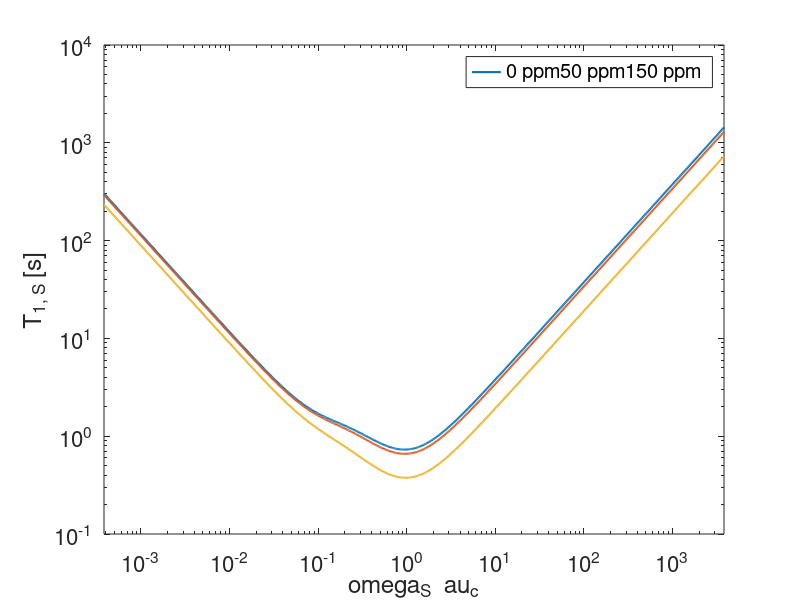

The MATLAB script that drew this image: (Note: this script raises an error after producing the figure.)
%% Problem Set 5: Solution to 1.1 and 1.2

%% 0) Clear Workspace and Close Figures
clear, close all

%% 1) Define Constants

mu0 = 4*pi*1e-7;                    %V s / A / m
hbar = 1.05457266e-34;              %J s / rad
h = 2*pi*hbar;                      %J s
gammaH = 26.7522128e7;              %rad / s / T
gammaN = -2.7116e7;                 %rad / s / T
rNH = 1.1*1e-10;                    %m 

print_to_pdf = 0;                   %set to 1 to print plots to pdf

%% 2) Functions

%Spectral density function (for isotropic tumbling)
    %Call as: Jiso(omega, tau)
    %one of the two inputs can be an array
Jiso = @(omega, tau) (2/5)*tau./(1+(omega.*tau).^2);

%% 3) Parameters

B0 = 14.1;                          %T
sigma_zz1 = 0;                      %ppm
sigma_zz2 = 50;                     %ppm
sigma_zz3 = 150;                    %ppm
tauC = 10.^(-12:0.01:-5);           %s

omegaI = -B0*gammaH;                 %rad/s, 1H Larmor frequency
omegaS = -B0*gammaN;                 %rad/s, 15N Larmor frequency

deltaIS = -2*mu0*gammaH*gammaN*hbar/(4*pi)/rNH^3;

%% 4) Calculate T1S
%s. Eq. (3) on the exercise sheet
    %note that sigma_zz is given in ppm above
    %Hint: Elementwise multiplication in Matlab: array1.*array2

R1S_1 = (deltaIS/4)^2 * (Jiso(omegaI-omegaS, tauC) + 3*Jiso(omegaS, tauC) + 6*Jiso(omegaI+omegaS, tauC)) + 3/4 * (omegaS*sigma_zz1*1e-6).^2 .* Jiso(omegaS, tauC);
R1S_2 = (deltaIS/4)^2 * (Jiso(omegaI-omegaS, tauC) + 3*Jiso(omegaS, tauC) + 6*Jiso(omegaI+omegaS, tauC)) + 3/4 * (omegaS*sigma_zz2*1e-6).^2 .* Jiso(omegaS, tauC);
R1S_3 = (deltaIS/4)^2 * (Jiso(omegaI-omegaS, tauC) + 3*Jiso(omegaS, tauC) + 6*Jiso(omegaI+omegaS, tauC)) + 3/4 * (omegaS*sigma_zz3*1e-6).^2 .* Jiso(omegaS, tauC);

T1S_1 = 1./R1S_1;
T1S_2 = 1./R1S_2;
T1S_3 = 1./R1S_3;

%% 5a) Double Logarithmic Plot of T1S vs omegaS*tauC

figure
    loglog(omegaS*tauC, T1S_1, 'LineWidth', 1.5)
    hold on
    loglog(omegaS*tauC, T1S_2, 'LineWidth', 1.5)
    loglog(omegaS*tauC, T1S_3, 'LineWidth', 1.5)
    xlabel("\omega_S \tau_c")
    ylabel("T_{1, S} [s]")
    set(gca, 'FontSize', 16)
    xlim([tauC(1)*omegaS tauC(end)*omegaS])
    lgd = legend(["0 ppm", "50 ppm", "150 ppm"]);
        lgd.Title.String = "\sigma_{zz}^{(S)}";
        lgd.Location = 'NorthWest';

if(print_to_pdf == 1)
    h = gcf;
    set(h, 'PaperOrientation', 'Landscape')
    set(h, 'PaperUnits', 'normalized')
    set(h, 'PaperPosition', [0 0 1 1])
    print(gcf, '-dpdf', '-painters', './T1S_vs_omegaS_tauC.pdf')
end
    
%% 5a.1) Semi-Log. Plot of R1S vs. tauC for 0 ppm

figure
    semilogx(tauC, R1S_1, 'LineWidth', 1.5)
    xlabel("\tau_c")
    ylabel("R_{1,S} [Hz]")
    xlim([tauC(1) tauC(end)])
    set(gca, 'FontSize', 16)
    
if(print_to_pdf == 1)
    h = gcf;
    set(h, 'PaperOrientation', 'Landscape')
    set(h, 'PaperUnits', 'normalized')
    set(h, 'PaperPosition', [0 0 1 1])
    print(gcf, '-dpdf', '-painters', './R1S_vs_tauC.pdf')
end
    
%% 6) Double Logarithmic Plot of Jiso

J_omegaS = Jiso(omegaS, tauC);
J_omegaSMomegaI = Jiso(omegaS-omegaI, tauC);
J_omegaSPomegaI = Jiso(omegaS+omegaI, tauC);
J_0 = Jiso(0, tauC);

figure
    loglog(omegaS*tauC, J_omegaS, 'LineWidth', 1.5)
    hold on
    loglog(omegaS*tauC, J_omegaSMomegaI, 'LineWidth', 1.5)
    loglog(omegaS*tauC, J_omegaSPomegaI, 'LineWidth', 1.5)
    loglog(omegaS*tauC, J_0, 'LineWidth', 1.5)
    hold off
    xlabel("\omega_S \tau_c")
    ylabel("J (\omega)")
    xlim([tauC(1)*omegaS tauC(end)*omegaS])
    lgd = legend(["\omega_S" ,"\omega_S - \omega_I", "\omega_S + \omega_I", "0"]);
        lgd.Location = 'NorthWest';
    set(gca, 'FontSize', 16)

if(print_to_pdf == 1)
    h = gcf;
    set(h, 'PaperOrientation', 'Landscape')
    set(h, 'PaperUnits', 'normalized')
    set(h, 'PaperPosition', [0 0 1 1])
    print(gcf, '-dpdf', '-painters', './J_vs_tauC.pdf')
end
